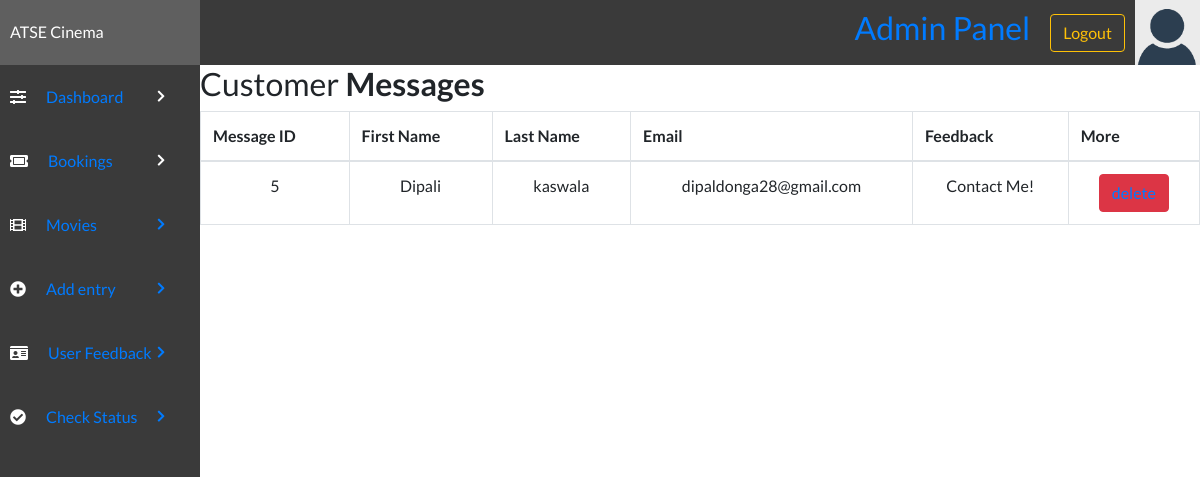
The app's page /admin/contactus.php with its own data.
### tables this page shows
CREATE TABLE `feedbacktable` (
  `msgID` int(12) NOT NULL,
  `senderfName` varchar(50) NOT NULL,
  `senderlName` varchar(50) DEFAULT NULL,
  `sendereMail` varchar(100) NOT NULL,
  `senderfeedback` varchar(500) DEFAULT NULL
);

### admin/contactus.php (the view, shortened to what this page needs)
<!DOCTYPE html>
<html lang="en">
<head>
    <link rel="stylesheet" href="../style/styles.css">
    <link rel="stylesheet" href="https://use.fontawesome.com/releases/v5.7.2/css/all.css">
    <link rel="stylesheet" href="https://maxcdn.bootstrapcdn.com/bootstrap/4.0.0/css/bootstrap.min.css">
</head>
<body>
    <?php include('header.php'); ?>
    <div class="admin-container">
        <?php include('sidebar.php'); ?>
        <div class="container-lg">
            <div class="table-responsive">
                <div class="table-wrapper">
                    <div class="table-title">
                        <div class="row">
                            <div class="col-sm-8">
                                <h2>Customer <b>Messages</b></h2>
                            </div>
                        </div>
                    </div>
                    <table class="table table-bordered" id="dataTable" width="100%" cellspacing="0">
                        <tr>
                            <th>Message ID</th>
                            <th>First Name</th>
                            <th>Last Name</th>
                            <th>Email</th>
                            <th>Feedback</th>
                            <th>More</th>
                        </tr>
                        <tbody>
                            <?php
                            include "config.php";
                            $select = "SELECT * FROM `feedbacktable`";
                            $run = mysqli_query($con, $select);
                            while ($row = mysqli_fetch_array($run)) {
                                $id = $row['msgID'];
                                $firstname = $row['senderfName'];
                                $lastname = $row['senderlName'];
                                $email = $row['sendereMail'];
                                $message = $row['senderfeedback'];
                            ?>
                                <tr align="center">
                                    <td><?php echo $id; ?></td>
                                    <td><?php echo $firstname; ?></td>
                                    <td><?php echo $lastname; ?></td>
                                    <td><?php echo $email; ?></td>
                                    <td><?php echo $message; ?></td>
                                    <td><button value="Book Now!" type="submit" onclick="" type="button" class="btn btn-danger"><?php echo  "<a href='Deletecontact.php?id=" . $row['msgID'] . "'>delete</a>"; ?></button></td>
                                </tr>
                            <?php }
                            ?>
                        </tbody>
                    </table>
                </div>
            </div>
        </div>
    </div>
</body>
</html>

### style/styles.css (style rules this page uses)
* { margin: 0; padding: 0; box-sizing: border-box; font-family: "Lato", sans-serif; text-decoration: none; color: unset; }
.admin-container { display: grid; grid-template-columns: 1fr 5fr; }

### records on screen
feedbacktable: msgID "5", senderfName "Dipali", senderlName "kaswala", sendereMail "dipaldonga28@gmail.com", senderfeedback "Contact Me!"
